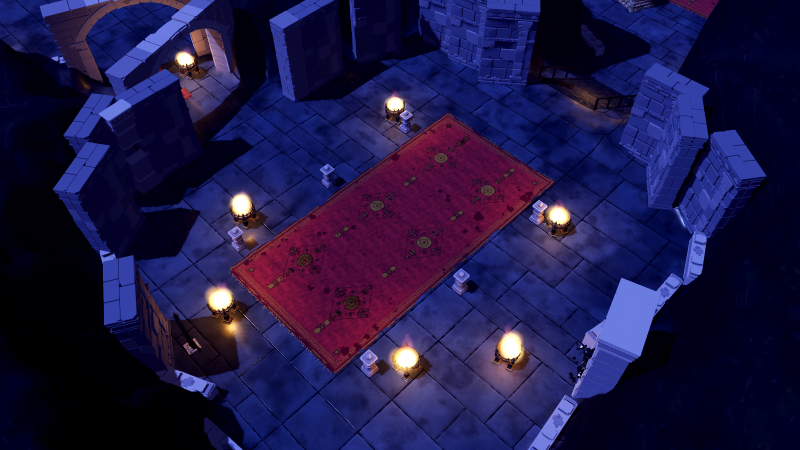
#> input picture art-src/cenario/modulos/arquitetura/capturas/antec.png, 1600 x 900 px, given in place of cripta_tiles.png, which was not available (shown at 1/2 size)
$ python gerar_chao_grama.py ../../art-src/cenario/modulos/arquitetura/capturas/antec.png
#> lines starting #> are read from the running program, lines starting #| are printed output that depends on the picture; pictures that were not available may be replaced by others from this repository, and a replacement may not be noted
"""Gera godot/art2d/tiles/cripta_grama.png: 4 gramados e 4 lajes de caminho (64 px, repetem sem emenda).

As lajes usam a textura do piso de pedra da Cripta (cripta_tiles.png), recortada em células irregulares.
Uso: python tools/sprites2d/gerar_chao_grama.py [saida.png]
"""
import sys
import numpy as np
from PIL import Image, ImageDraw, ImageFilter

T = 64
SS = 4  # supersampling
rng = np.random.default_rng(2910)
atlas = Image.open("godot/art2d/tiles/cripta_tiles.png").convert("RGB")
pedra = [atlas.crop((i * T, 0, i * T + T, T)) for i in range(4)]
#> pedra = 4 items


def ruido_periodico(n, escala):
#> called with n = 256, escala = 6
    g = rng.random((escala, escala))
    img = Image.fromarray((g * 255).astype("uint8")).resize((n, n), Image.BICUBIC)
    return np.asarray(img, dtype=float) / 255.0


def grama(variante):
    n = T * SS
    base = np.zeros((n, n, 3))
    verde_esc = np.array([46, 52, 34]); verde_cl = np.array([84, 88, 52])
    terra = np.array([84, 70, 50])
    r = 0.55 * ruido_periodico(n, 6) + 0.45 * ruido_periodico(n, 14)
    base[:] = verde_esc[None, None] * (1 - r[..., None]) + verde_cl[None, None] * r[..., None]
    mancha = ruido_periodico(n, 3)
    f = np.clip((mancha - 0.62) * 5.0, 0, 0.75) * (0.4 + variante * 0.25)
    base = base * (1 - f[..., None]) + terra[None, None] * f[..., None]  # manchas de terra
    im = Image.fromarray(base.astype("uint8"))
    d = ImageDraw.Draw(im)
    for _ in range(420):  # lâminas, desenhadas com cópia nas bordas para repetir sem emenda
        x, y = rng.integers(0, n), rng.integers(0, n)
        h = rng.integers(5, 12) * SS // 2
        dx = rng.integers(-3, 4) * SS // 2
        t = rng.random()
        cor = tuple(int(v) for v in (np.array([74, 84, 44]) * (0.8 + 0.5 * t) if rng.random() > 0.3 else np.array([132, 116, 62]) * (0.8 + 0.3 * t)))
        for ox in (-n, 0, n):
            for oy in (-n, 0, n):
                d.line([(x + ox, y + oy), (x + ox + dx, y + oy - h)], fill=cor, width=SS // 2 + 1)
    return im.resize((T, T), Image.LANCZOS)
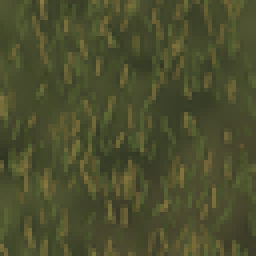
#> returned value: PIL image 64x64 RGB (shown 4 times larger); mean R, G, B 75.6, 78.4, 45.9


def laje(variante, verde):
    n = T * SS
    pts = rng.random((4, 2)) * n
    yy, xx = np.mgrid[0:n, 0:n]
    dist = np.full((2, n, n), 1e9)
    idx = np.zeros((n, n), int)
    best = np.full((n, n), 1e9); second = np.full((n, n), 1e9)
    for i, (px, py) in enumerate(pts):
        dx = np.minimum(abs(xx - px), n - abs(xx - px)); dy = np.minimum(abs(yy - py), n - abs(yy - py))
        d = np.hypot(dx, dy)
        nova = d < best
        second = np.where(nova, best, np.minimum(second, d))
        idx = np.where(nova, i, idx); best = np.where(nova, d, best)
    borda = (second - best)  # perto de 0 na divisa entre células
    mascara = np.clip((borda - 4.0 * SS) / (1.5 * SS), 0, 1)
    tex = np.asarray(pedra[variante].resize((n, n), Image.BICUBIC), dtype=float)
    tom = (0.85 + 0.3 * rng.random(4))[idx]
    tex = tex * tom[..., None]
    sombra = np.clip(1 - np.clip((borda - 3 * SS) / (9 * SS), 0, 1), 0, 1)
    tex = tex * (1 - 0.35 * sombra[..., None])  # laje mais escura na borda
    verde_n = np.asarray(verde.resize((n, n), Image.BICUBIC), dtype=float) * 0.75
    out = tex * mascara[..., None] + verde_n * (1 - mascara[..., None])
    return Image.fromarray(out.clip(0, 255).astype("uint8")).resize((T, T), Image.LANCZOS)


if __name__ == "__main__":
    saida = sys.argv[1] if len(sys.argv) > 1 else "godot/art2d/tiles/cripta_grama.png"
    gs = [grama(i) for i in range(4)]
#> the loop in grama (call 2), `for _ in range(420):` made 420 passes
#> (x, y) on passes 1 to 3: (180, 52), (185, 174), (71, 30)
#> call 3 of grama, with variante = 2
#> in grama (call 3), `im = Image.fromarray(base.astype("uint8"))`:
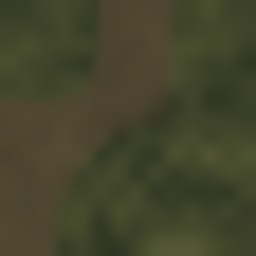
#> im: PIL image 256x256 RGB; mean R, G, B 67.8, 68.6, 43.6
#> the loop in grama (call 3), `for _ in range(420):` made 420 passes
#> (x, y) on passes 1 to 3: (220, 10), (239, 26), (86, 64)
#> call 4 of grama, with variante = 3
#> in ruido_periodico (call 11), `img = Image.fromarray((g * 255).astype("uint8")).resize((n, n), Image...`:
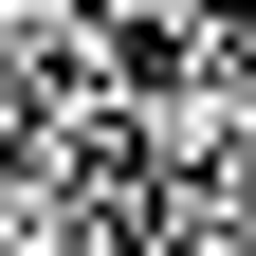
#> img: PIL image 256x256 L; min 0, max 255, mean 130.1
#> in grama (call 4), `r = 0.55 * ruido_periodico(n, 6) + 0.45 * ruido_periodico(n, 14)`:
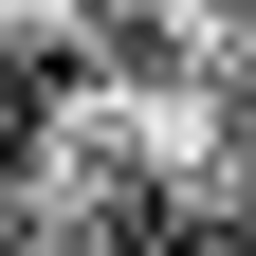
#> r: shape (256, 256) float64; min 0, max 0.961, mean 0.493
#> in ruido_periodico (call 12), `img = Image.fromarray((g * 255).astype("uint8")).resize((n, n), Image...`:
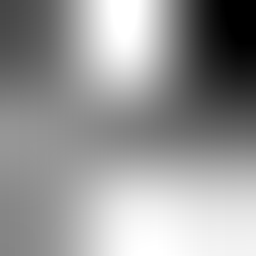
#> img: PIL image 256x256 L; min 0, max 255, mean 150.4
#> in grama (call 4), `f = np.clip((mancha - 0.62) * 5.0, 0, 0.75) * (0.4 + variante * 0.25)`:
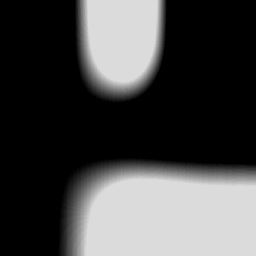
#> f: shape (256, 256) float64; min 0, max 0.862, mean 0.28
#> in grama (call 4), `base = base * (1 - f[..., None]) + terra[None, None] * f[..., None]`:
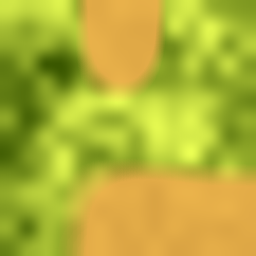
#> base: shape (256, 256, 3) float64; mean of channels 0, 1, 2 71.1, 70.7, 45.3; drawn with min black and max white
#> the loop in grama (call 4), `for _ in range(420):` made 420 passes
#> (x, y) on passes 1 to 3: (76, 142), (30, 123), (120, 105)
#> gs = 4 items
    ls = [laje(i, gs[i]) for i in range(4)]
#> the loop in laje (call 2), `for i, (px, py) in enumerate(pts):` made 4 passes
#> (px, py) on passes 1 to 4: (28.74, 30.45), (225.5, 189.3), (21.08, 164.2), (126.4, 195.6)
#> ls = 4 items
    atl = Image.new("RGB", (T * 4, T * 2))
    for i in range(4):
        atl.paste(gs[i], (i * T, 0)); atl.paste(ls[i], (i * T, T))
    atl.save(saida)
